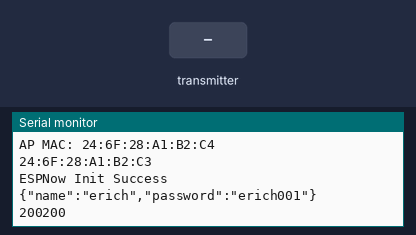
The sketch below on a simulated ESP32. On the bench: the last lines printed to the serial monitor. Inputs (shaded band) come from the test bench. WiFi joins after 1.5 s; servers stay silent unless stated; uploads are accepted with an empty reply.

Above: at 2.9 s.
3.0 s: the transmitter starts sending a = 0
At 3.33 s:
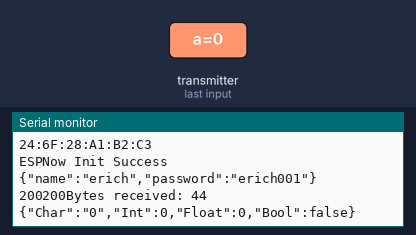
4.5 s: the transmitter starts sending e = 1
At 4.83 s:
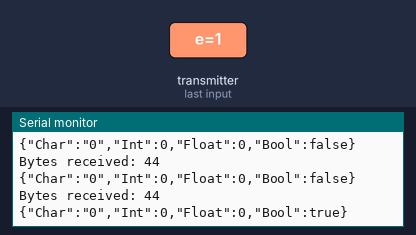
6.5 s: the transmitter starts sending b = 1024
At 6.83 s:
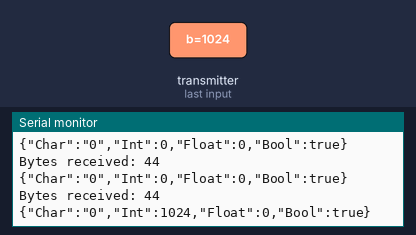
8.0 s: the transmitter starts sending c = 25
At 8.33 s:
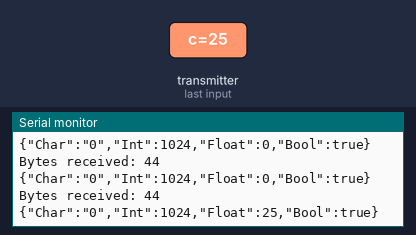
9.5 s: the transmitter starts sending a = 1
At 9.83 s:
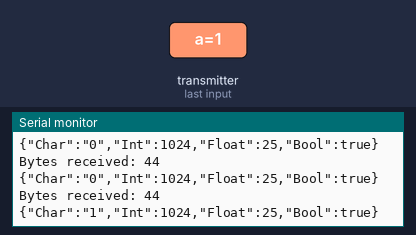
11.0 s: the transmitter starts sending b = 0
At 11.33 s:
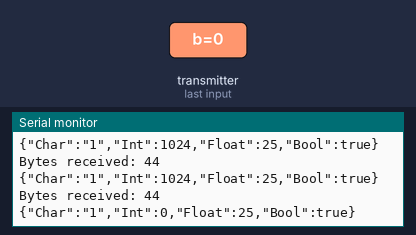

The sketch:

gateway_public.ino
```cpp
/**
   ESPNOW - Basic communication - Slave
   Date: 26th September 2017
   Author: Arvind Ravulavaru <https://github.com/arvindr21>
*/

#include <esp_now.h>
#include <WiFi.h>
#include <ArduinoOTA.h>
#include <esp_wifi.h>
#include <HTTPClient.h>
#include <ArduinoJson.h>
//#include <MQTTClient.h>
#include <ESP32Ping.h>

// Structure example to send data
// Must match the receiver structure
#define CHANNEL 6
typedef struct struct_message {
  char a[32];
  int b;
  float c;
  bool e;
} struct_message;

// Create a struct_message called myData
struct_message myData;

//Sensitive data here

const char* wifi_ssid = "SSID";
const char* wifi_password = "xxxxxxxxxxxxxx";

String API_endpoint = "https://makeathon.ddnss.org/talkwithyourifxsensor/api/";

WiFiClient mqttReceiver;
int recvMsgNum;

String hostname = "ESP32Gateway";


// callback function that will be executed when data is received
void OnDataRecv(const uint8_t * mac, const uint8_t *incomingData, int len) {
  memcpy(&myData, incomingData, sizeof(myData));
  Serial.print("Bytes received: ");
  Serial.println(len);
  String JSON_message;
  DynamicJsonDocument doc(1024);

  doc["Char"] = myData.a;
  doc["Int"]   = myData.b;
  doc["Float"] = myData.c;
  doc["Bool"] = myData.e;


  serializeJson(doc, JSON_message);
  Serial.println(JSON_message);


}
// Init ESP Now with fallback
void InitESPNow() {
  if (esp_now_init() == ESP_OK) {
    Serial.println("ESPNow Init Success");
  }
  else {
    Serial.println("ESPNow Init Failed");
    ESP.restart();
  }
}

// config AP SSID
void configDeviceAP() {
  String Prefix = "Slave:";
  String Mac = WiFi.macAddress();
  String SSID = Prefix + Mac;
  String Password = "123456789";
  bool result = WiFi.softAP(SSID.c_str(), Password.c_str(), CHANNEL, 0);
  if (!result) {
    Serial.println("AP Config failed.");
  } else {
    Serial.println("AP Config Success. Broadcasting with AP: " + String(SSID));
    Serial.println("Radio channel: " + String(CHANNEL));
  }
}

void setup_wifi() {

  delay(10);
  // We start by connecting to a WiFi network
  Serial.println();
  Serial.print("Connecting to ");
  Serial.println(wifi_ssid);

  WiFi.mode(WIFI_AP_STA);

  esp_wifi_set_ps(WIFI_PS_NONE);

  WiFi.config(INADDR_NONE, INADDR_NONE, INADDR_NONE, INADDR_NONE);
  WiFi.setHostname(hostname.c_str());

  WiFi.begin(wifi_ssid, wifi_password);

  while (WiFi.status() != WL_CONNECTED) {
    delay(500);
    Serial.print(".");
  }

  randomSeed(micros());

  Serial.println("");
  Serial.println("WiFi connected");
  Serial.println("IP address: ");
  Serial.println(WiFi.localIP());
  Serial.println("WiFi channel");
  Serial.println(WiFi.channel());
}

int login (String username, String password) {

  String login_JSON;
  DynamicJsonDocument login_data(1024);
  String API_login = API_endpoint + "login.php";

  login_data["name"] = username;
  login_data["password"] = password;

  serializeJson(login_data, login_JSON);
  Serial.println(login_JSON);

   HTTPClient http;
   http.begin(API_login);
   http.addHeader("Content-Type", "application/json");
   int httpResponse = http.POST(login_JSON);

   Serial.print(httpResponse);

    return httpResponse;


}


void ping_google () {
  const char* remote_host = "www.google.com";
  Serial.print("Pinging host ");
  Serial.println(remote_host);

  if(Ping.ping(remote_host)) {
    Serial.println("Success!!");
  } else {
    Serial.println("Error :(");
  }
}

void setup() {
  Serial.begin(115200);
  Serial.println("TalkWithYourInfineonSensors Gateway Showcase");

  setup_wifi();

  configDeviceAP();
  // This is the mac address of the Slave in AP Mode
  Serial.print("AP MAC: "); Serial.println(WiFi.softAPmacAddress());
  Serial.println(WiFi.macAddress());


  InitESPNow();

  //Testing login to API server
  int login_response = login("erich", "erich001");
  Serial.print(login_response);

  esp_now_register_recv_cb(OnDataRecv);
}


void loop() {

  delay(5000);

}
```

Measured:
- after the input at 3.0 s, the serial monitor: prints a new line at once (image 1)
- after the input at 4.5 s, the serial monitor: prints a new line at once (image 2)
- after the input at 6.5 s, the serial monitor: prints a new line at once (image 3)
- after the input at 8.0 s, the serial monitor: prints a new line at once (image 4)
- after the input at 9.5 s, the serial monitor: prints a new line at once (image 5)
- after the input at 11.0 s, the serial monitor: prints a new line at once (image 6)
